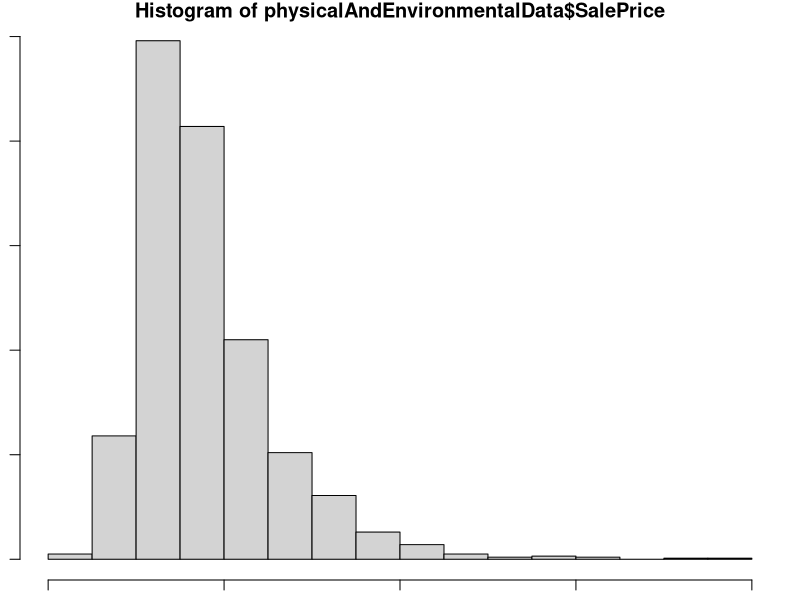

The R script that drew this image: (Note: this script raises an error after producing the figure.)
# To run this file you:
#1. You need to ensure that train.csv is in the scripts folder
#2. Run Joining Environmental Datasets to Housing.ipynb which creates 'PhysicalAndEnvironmental.csv'
#3. You can now run this file. (I left the plot(<model name>) commented out since it can cause weird behavior sometimes)
#4. The output for all future processing of the "chosen variables" is in ProcessedVariablesToFit.csv
#4b. The output is saved in this directory

if (!require(dplyr)) install.packages("dplyr")
if (!require(randomForest)) install.packages("randomForest")
if (!require(car)) install.packages("car")
library(dplyr)
library(randomForest)
library(car)

setwd("C:\\Users\\gatech\\Documents\\Reena Gatech\\MGT 6203")
# Load the combined dataset
physicalAndEnvironmentalDataOriginal <- read.csv("PhysicalAndEnvironmental.csv")
physicalAndEnvironmentalData <- physicalAndEnvironmentalDataOriginal

# Handle Empty/Missing Data
physicalAndEnvironmentalData <- physicalAndEnvironmentalData %>% 
  # For Lot Frontage if don't have set to 0 as opposed to NA this is numerical
  transform(LotFrontage = ifelse(is.na(LotFrontage), 0, LotFrontage)) %>%
  # For Garage Year Built set 0 for missing values(maybe set categorical?)
  # transform(GarageYrBlt = ifelse(is.na(GarageYrBlt), 0, GarageYrBlt)) %>%
  # For MasVnrArea set 0 for missing values this is numerical
  transform(MasVnrArea = ifelse(is.na(MasVnrArea), 0, MasVnrArea)) 


# Remove the id column
physicalAndEnvironmentalData <- subset (physicalAndEnvironmentalData, select = -c(Id))

# Since the dependent variable is skewed, we will take log transformation of sale price

par(mar=c(1,1,1,1))
barplot(hist(physicalAndEnvironmentalData$SalePrice))

barplot(hist(log(physicalAndEnvironmentalData$SalePrice)))


# Convert some numerical columns to factors where appropriate
physicalAndEnvironmentalData <- physicalAndEnvironmentalData %>% 
  # The year the home was built should be a factor
  transform(YearBuilt = as.factor(YearBuilt)) %>%
  # The year the home was remodeled should be a factor
  transform(YearRemodAdd = as.factor(YearRemodAdd)) %>%
  # The year garage was built should be a factor
  transform(GarageYrBlt = ifelse(is.na(GarageYrBlt), "None", GarageYrBlt)) %>%
  transform(GarageYrBlt = as.factor(GarageYrBlt)) %>%
  # The month sold should be 1 - 12 so turn to a factor
  transform(MoSold = as.factor(MoSold)) %>%
  # The year sold should be a factor
  transform(YrSold = as.factor(YrSold))

# Create factors out of the char types
counter = 1
columnNames <- colnames(physicalAndEnvironmentalData) 
for (columnType in sapply(physicalAndEnvironmentalData, class)) {
  if (columnType == "character")
  {
    physicalAndEnvironmentalData[, c(columnNames[counter])] <- as.factor(physicalAndEnvironmentalData[, c(columnNames[counter])])
  }
  counter = counter + 1
}

physicalAndEnvironmentalDataWithoutScaling <- physicalAndEnvironmentalData
# Now scale numerical/integer data types
#normalize <- function(x) {
 # return ((x - min(x)) / (max(x) - min(x)))
#}
counter = 1
                                                                  
                                                                      
columnNames <- colnames(physicalAndEnvironmentalData) 
for (columnType in sapply(physicalAndEnvironmentalData, class)) {
  if (columnType == "integer" || columnType == "numeric")
 
  {
  
    physicalAndEnvironmentalData[, c(columnNames[counter])] <- scales::rescale(physicalAndEnvironmentalData[, c(columnNames[counter])],to=c(0,1))

  }
  counter = counter + 1
}

# Fit Stepwise Regression in order to get the best model (by adding and then removing features)
no_feature_model <- lm(SalePrice ~ 1 , physicalAndEnvironmentalData)
all_feature_model <- lm(SalePrice ~ . , physicalAndEnvironmentalData)

stepwiseModel <- step(no_feature_model, direction="both", scope = formula(all_feature_model), trace = 0)
stepwiseModel$anova
stepwiseModel$coefficients

trimmedSetOfCoefficients <- c("OverallQual", "GrLivArea", "Neighborhood", "BsmtQual",
                              "RoofMatl", "BsmtFinSF1", "MSSubClass", "BsmtExposure",
                              "KitchenQual", "Condition2", "SaleCondition", "OverallCond",
                              "GarageArea", "LotArea", "ExterQual", "PoolQC", "TotalBsmtSF",
                              "Functional", "Condition1", "KitchenAbvGr", "MasVnrArea",
                              "Exterior1st", "PoolArea", "LotConfig", "LowQualFinSF", "HeatingQC",
                              "ScreenPorch", "LandContour", "Street", "LandSlope", "GarageQual",
                              "GarageCond", "MSZoning", "GarageCars", "WoodDeckSF", "BedroomAbvGr",
                              "TotRmsAbvGrd", "X1stFlrSF", "Foundation", "Fence", "BsmtFullBath",
                              "Fireplaces", "FullBath", "GarageFinish", "HalfBath", "X3SsnPorch", "SalePrice")  

# This takes us from 85 to 47 variables
swRFilteredVariables <- physicalAndEnvironmentalData[, trimmedSetOfCoefficients]

# Fit the linear model derived by stepwise regression
linearModelByStepWise <- lm(SalePrice ~., data = swRFilteredVariables)
summary(linearModelByStepWise)
#plot(linearModelByStepWise)
# Multiple R-squared:  0.9261,	Adjusted R-squared:  0.9177 

# Fit Random Forest Model to get importance scores
rFModel <- randomForest(SalePrice ~ ., data = physicalAndEnvironmentalDataWithoutScaling[, trimmedSetOfCoefficients], importance = TRUE)
varImpPlot(rFModel, type = 1)

# From R Documentation:
#Here are the definitions of the variable importance measures. 
# See here to get importance measures explanation: https://www.rdocumentation.org/packages/randomForest/versions/4.6-14/topics/importance
# This takes us from 47 to 30 variables (order of importance is descending)

randomForestImportanceFactors <- c("GrLivArea", "Neighborhood", "OverallQual",
                                   "TotalBsmtSF", "X1stFlrSF", "LotArea", 
                                   "GarageArea", "GarageCars", "BsmtFinSF1",
                                   "ExterQual", "MSZoning", "MSSubClass",
                                   "KitchenQual", "BsmtQual", "GarageFinish",
                                   "Fireplaces", "Exterior1st", "HalfBath",
                                   "FullBath", "OverallCond", "TotRmsAbvGrd",
                                   "HeatingQC", "BedroomAbvGr", "KitchenAbvGr",
                                   "Foundation", "MasVnrArea", "GarageQual",
                                   "BsmtExposure", "BsmtFullBath", "Condition1"
                                   ,"SalePrice")

rTreeFilteredVariables <- swRFilteredVariables[,randomForestImportanceFactors]

# Fit a linear model (first attempt)
linearModel <- lm(SalePrice ~ ., data = rTreeFilteredVariables)
options(max.print=2000)
summary(linearModel)
#plot(linearModel)

# Find leverage points
cooks <-cooks.distance(linearModel)
which(cooks> 1) 
rTreeFilteredVariables[-c(1299),]
# points cooks complains about are 1299
# points remove as outliers 524, 1183, 692

# Refit linear model
rTreeFilteredVariables <- rTreeFilteredVariables[-c(1299, 524, 1183, 692),]
linearModel <- lm(SalePrice ~ ., data = rTreeFilteredVariables)
options(max.print=2000)
summary(linearModel)
#plot(linearModel)


factorsFromRegression <- c("GrLivArea", "Neighborhood", "OverallQual", "TotalBsmtSF",
                           "LotArea", "BsmtFinSF1", "ExterQual", "MSZoning", "MSSubClass",
                           "KitchenQual", "OverallCond", "KitchenAbvGr", "BedroomAbvGr",
                           "MasVnrArea", "GarageQual", "SalePrice")

factorsForVif <- c("GrLivArea", "Neighborhood", "OverallQual", "TotalBsmtSF",
                   "LotArea", "BsmtFinSF1", "ExterQual", "MSZoning", "MSSubClass",
                   "KitchenQual", "OverallCond", "KitchenAbvGr", "BedroomAbvGr",
                   "MasVnrArea", "GarageQual")

linearModeFinalForCheckingVif <- lm(GrLivArea ~ ., data = rTreeFilteredVariables[, factorsForVif])
summary(linearModeFinalForCheckingVif)
# Check that all GVIF^(1/(2*Df)) < 2 (for multilinearity:
vif(linearModeFinalForCheckingVif)
# No multicolinearity

originalDatasetToSave <- physicalAndEnvironmentalDataOriginal[, factorsFromRegression]
write.csv(originalDatasetToSave, "ProcessedVariablesToFit.csv")



# Test log linear model=========
selectedVariableDf <- rTreeFilteredVariables[, factorsFromRegression]
selectedVariableDf <- selectedVariableDf %>%
  transform(SalePrice = log(SalePrice + abs(min(SalePrice)) + 1))

logLinModel <- lm(SalePrice ~ ., data = selectedVariableDf)
summary(logLinModel)
plot(logLinModel)
# Not bad fit
# Multiple R-squared:  0.9103,	Adjusted R-squared:  0.9072 




# Attempt at a basic model


